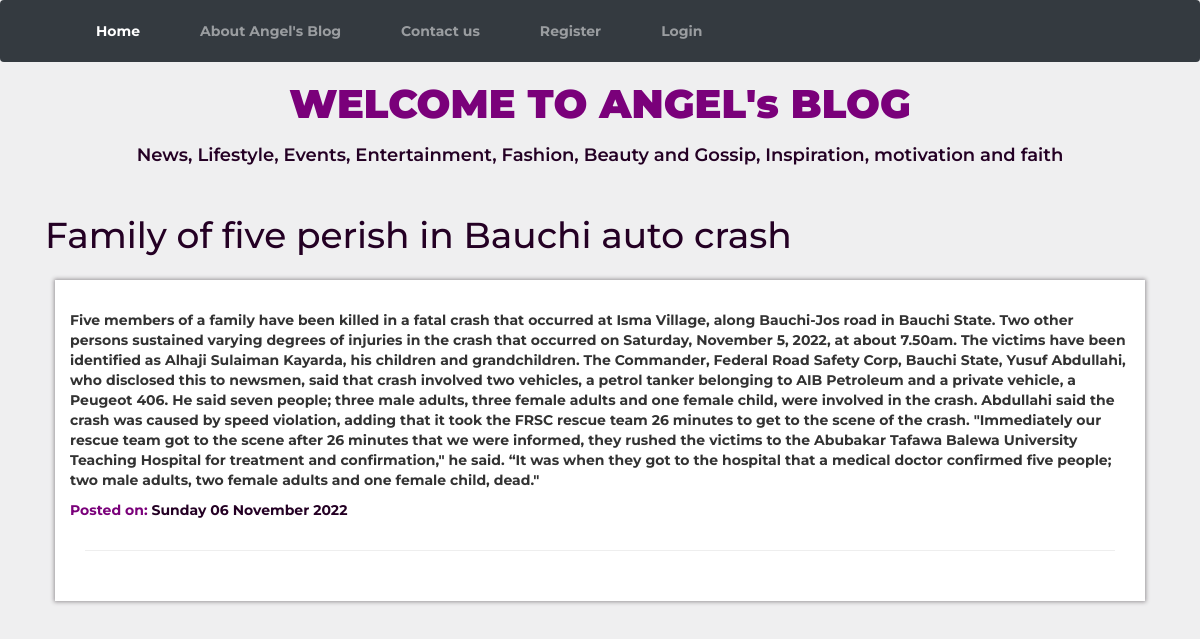
/1/, run on the app's committed database.
### tables this page shows
CREATE TABLE post (
	id INTEGER NOT NULL, 
	title VARCHAR(300) NOT NULL, 
	content TEXT NOT NULL, 
	user_id INTEGER, 
	author VARCHAR(200) NOT NULL, 
	date_posted DATETIME, 
	PRIMARY KEY (id), 
	FOREIGN KEY(user_id) REFERENCES user (id)
);

### app.py (the view)
@app.route('/<int:post_id>/', methods=('GET', 'POST'))
def post(post_id):
    from models import Post, Comment
    post= Post.query.get_or_404(post_id)
    if request.method=="POST":
        comment = Comment(content=request.form['content'], post= post )
        db.session.add(comment)
        db.session.commit()
        return redirect(url_for('post', post_id=post.id))
    return render_template('post.html', post=post)

### templates/post.html (shortened to what this page needs)
{% extends 'base.html' %}
{% block content %}
<div class="container ">
    <span class="title"><h1>{% block title %} {{ post.title }}  {% endblock %}</h1></span>
    <div class="content row">
            <div class="post">
                <div class=" row">
                    <p>{{ post.content }}</p>
                </div>
                <div class="row">
                    <p style="color:rgb(36, 0, 36);"> <span style="color:rgb(122, 0, 122);">Posted on: </span> {{ post.date_posted.strftime('%A %d %B %Y') }}</p>
                </div>
                <hr>
            </div>
    </div>
</div>
{% endblock %}

### static/css/styles.css (style rules this page uses)
:root { --color: rgb(153, 149, 153); }
body { background-image: linear-gradient(to right, rgb(255, 251, 253) , rgb(241, 240, 241)); font-family: 'Montserrat', sans-serif; box-sizing: border-box; }
* { font-weight: bold; }
.title { margin: 5px; color: rgb(36, 0, 36); font-weight: 500; }
h1 { margin-bottom: -5px; }
.content { margin: 5px; display: flex; flex-direction: row; flex-wrap: wrap; justify-content: center; }
.post { flex: 20%; padding: 30px; margin: 5px; background-color: #ffffff; inline-size: 100%; box-shadow: 0px 0px 4px 1px var(--color); }

### data on the page
post: title "Family of five perish in Bauchi auto crash", content "Five members of a family have been killed in a fatal crash that occurred at Isma Village, along Bauchi-Jos road in Bauchi State. Two other persons sustained varying degrees of injuries in the crash that occurred on Saturday, November 5, 2022, at about 7.50am. The victims have been identified as Alhaji Sulaiman Kayarda, his children and grandchildren. The Commander, Federal Road Safety Corp, Bauchi State, Yusuf Abdullahi, who disclosed this to newsmen, said that crash involved two vehicles, a petrol tanker belonging to AIB Petroleum and a private vehicle, a Peugeot 406. He said seven people; three male adults, three female adults and one female child, were involved in the crash. Abdullahi…", date_posted "Sunday 06 November 2022"
